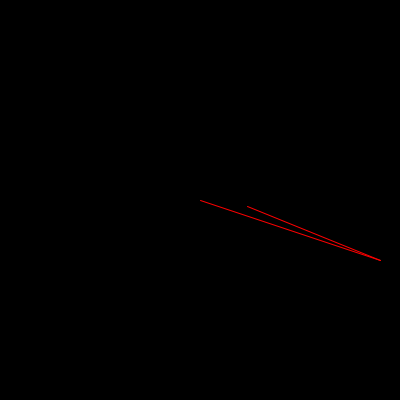
Frame 1 (no input)
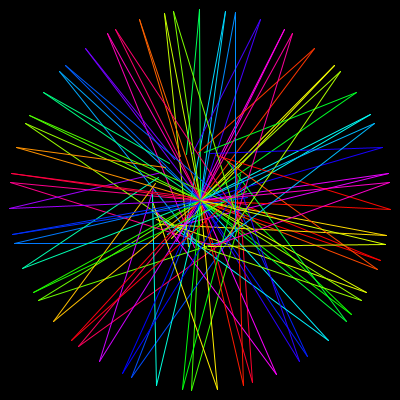
Frame 60 (the mouse pressed at the canvas centre just before this capture)
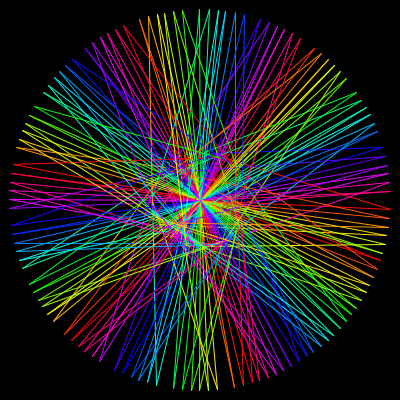
Frame 120 (the mouse held since frame 60 and released just before this capture)

The Processing sketch that drew these frames (run headless with seeded random() and noise(); from frame 60 on, the mouse is pressed at the canvas centre):

// Processing sketch: processing_55923
// ── processing_55923.pde

    // Ellipsen 
    // Michael Reichenbach
    
    float rad_min = 50;
    float rad_max = 100;
    float radx = 1;
    float rady = 1;
    float col_col = 255;
    float col_hue = 255;
    float col_sat = 255;
    float posx = 200;
    float posy = 200;
    float posx1 = 200;
    float posy1 = 200;
    float speed = 0;
    float vectorx = 0;
    float vectory = 0;
    float speedfactor = 5;
    float anziehung = 0.08;
    float winkel = 0;
    float winkel_delta = random(0.5);
    float winkel2 = 0;
    float winkel2_delta = random(0.5);
    float small_radius = random(200);
    float big_radius = random(200);
    
        
     void setup() {
       size(400, 400);
       stroke(1,1,1,0);
       colorMode(HSB, 100,100,100);
       background(192, 64, 0);
       frameRate (30);
   
     }

     void draw() {
       col_col=(100*winkel)%100;
       // col_hue=(200*winkel)%100;
       // col_sat=(300*winkel)%100;
       
       fill (col_col,col_hue,col_sat);
       stroke (col_col,col_hue,col_sat);
       
       winkel=(winkel + winkel_delta)%6.28;
       winkel2=(winkel2 + winkel2_delta)%6.28;
       
       posx = cos  (winkel)*small_radius + 200;
       posy = sin  (winkel)*small_radius + 200;
       posx1 = cos  (winkel2)*big_radius + 200;
       posy1 = sin  (winkel2)*big_radius + 200;
       
       // radx=random(rad_min,rad_max);
       // rady=random(rad_min,rad_max);
       
       // speed = random (6.28);
       //vectorx = speedfactor * sin (speed) - anziehung * (posx - mouseX) ;
       //vectory = speedfactor * cos (speed) - anziehung * (posy - mouseY);
       //posx = posx + vectorx;
       //posy = posy + vectory;
     
       // ellipse(radx, rady, mouseX, mouseY);
       // ellipse(posx,posy,radx, rady);
       line(200,200,posx,posy);
       line(posx,posy,posx1,posy1);
     }
     
     void mousePressed() {
       background(192, 64, 0);
       posx=mouseX;
       posy=mouseY;
     }
